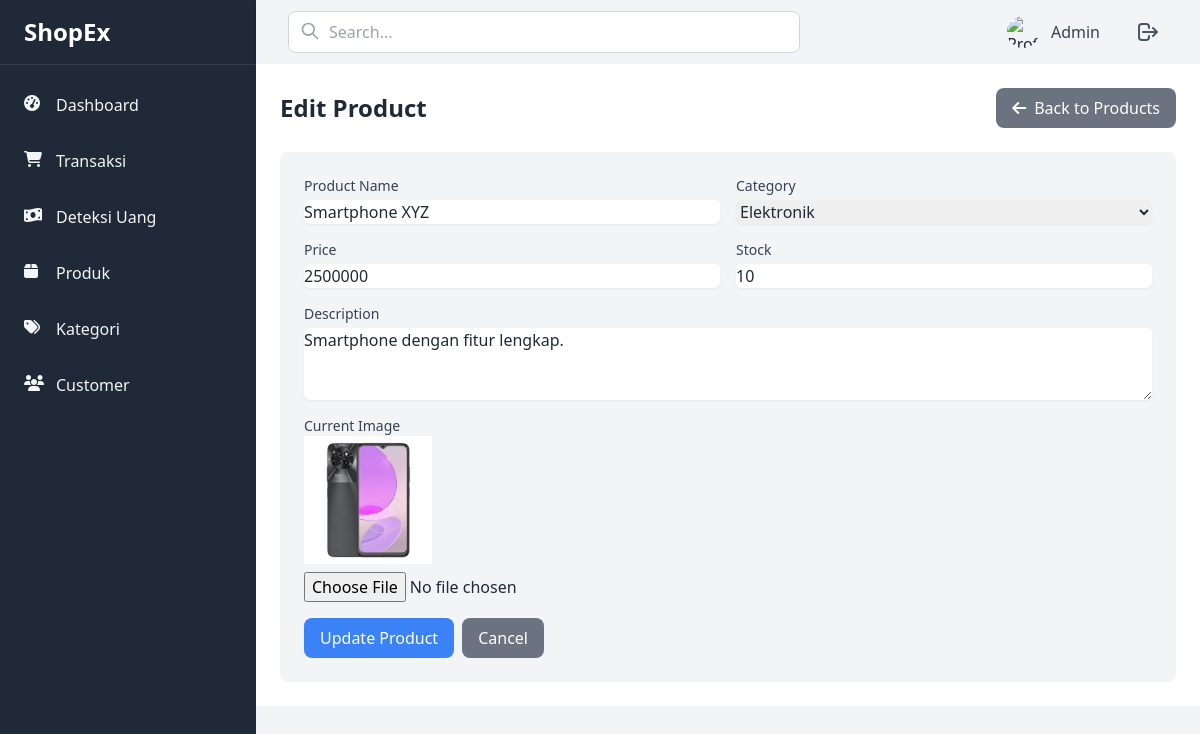
Screenshot of /admin/edit_product.php?id=1 with the database file from the repository.
### tables this page shows
CREATE TABLE IF NOT EXISTS `products` (
  `id` int NOT NULL AUTO_INCREMENT,
  `name` varchar(150) NOT NULL,
  `price` int NOT NULL,
  `stock` int NOT NULL DEFAULT '0',
  `description` text,
  `image` varchar(255) DEFAULT NULL,
  `category_id` int DEFAULT NULL,
  `created_at` timestamp NULL DEFAULT CURRENT_TIMESTAMP,
  PRIMARY KEY (`id`),
  KEY `category_id` (`category_id`),
  CONSTRAINT `products_ibfk_1` FOREIGN KEY (`category_id`) REFERENCES `categories` (`id`)
);

### admin/edit_product.php (the view, shortened to what this page needs)
<?php
require_once '../backend/conn.php';
$id = intval($_GET['id']);
$sql = "SELECT * FROM products WHERE id = $id";
$result = $conn->query($sql);
$product = $result->fetch_assoc();
?>
<!DOCTYPE html>
<html lang="en">
<head>
    <script src="https://cdn.tailwindcss.com"></script>
    <link rel="stylesheet" href="https://cdnjs.cloudflare.com/ajax/libs/font-awesome/6.7.2/css/all.min.css">
</head>
<body class="bg-gray-100 text-gray-800 h-screen">
    <main class="flex mx-auto h-[calc(100vh)]">
        <div class="w-64 min-h-screen bg-gray-800">
            <?php include 'partials/sidebar.php'; ?>
        </div>
        <div class="flex-1">
            <?php include 'partials/header.php'; ?>
            <div class="flex-1 bg-white p-6">
                <div class="flex justify-between items-center mb-6">
                    <h1 class="text-2xl font-bold">Edit Product</h1>
                    <a href="produk.php" class="bg-gray-500 hover:bg-gray-600 text-white px-4 py-2 rounded-lg">
                        <i class="fas fa-arrow-left mr-2"></i>Back to Products
                    </a>
                </div>
                <form action="backend/action_edit_product.php" method="POST" enctype="multipart/form-data" class="grid grid-cols-2 gap-4 bg-gray-100 p-6 rounded-lg">
                    <div class="col-span-1">
                        <label class="block text-sm font-medium text-gray-700">Product Name</label>
                        <input type="text" name="name" required value="<?php echo htmlspecialchars($product['name']); ?>" class="mt-1 block w-full rounded-md border-gray-300 shadow-sm focus:border-blue-500 focus:ring-blue-500">
                    </div>
                    <div class="col-span-1">
                        <label class="block text-sm font-medium text-gray-700">Category</label>
                        <select name="category_id" required class="mt-1 block w-full rounded-md border-gray-300 shadow-sm focus:border-blue-500 focus:ring-blue-500">
                            <?php
                            $cat_sql = "SELECT * FROM categories";
                            $cat_result = $conn->query($cat_sql);
                            while ($cat = $cat_result->fetch_assoc()) {
                                $selected = ($cat['id'] == $product['category_id']) ? 'selected' : '';
                                echo "<option value='{$cat['id']}' $selected>{$cat['name']}</option>";
                            }
                            ?>
                        </select>
                    </div>
                    <div class="col-span-1">
                        <label class="block text-sm font-medium text-gray-700">Price</label>
                        <input type="number" step="0.01" name="price" required value="<?php echo $product['price']; ?>" class="mt-1 block w-full rounded-md border-gray-300 shadow-sm focus:border-blue-500 focus:ring-blue-500">
                    </div>
                    <div class="col-span-1">
                        <label class="block text-sm font-medium text-gray-700">Stock</label>
                        <input type="number" name="stock" required value="<?php echo $product['stock']; ?>" class="mt-1 block w-full rounded-md border-gray-300 shadow-sm focus:border-blue-500 focus:ring-blue-500">
                    </div>
                    <div class="col-span-2">
                        <label class="block text-sm font-medium text-gray-700">Description</label>
                        <textarea name="description" rows="3" class="mt-1 block w-full rounded-md border-gray-300 shadow-sm focus:border-blue-500 focus:ring-blue-500"><?php echo htmlspecialchars($product['description']); ?></textarea>
                    </div>
                    <div class="col-span-2">
                        <label class="block text-sm font-medium text-gray-700">Current Image</label>
                        <?php if (!empty($product['image'])): ?>
                            <img src="../uploads/<?php echo $product['image']; ?>" alt="Current Image" class="w-32 h-auto mb-2">
                        <?php else: ?>
                            <p class="text-sm italic text-gray-500">No image uploaded.</p>
                        <?php endif; ?>
                        <input type="file" name="image" accept="image/*" class="mt-1 block w-full">
                    </div>
                    <div class="col-span-2 flex gap-2">
                        <button type="submit" class="bg-blue-500 hover:bg-blue-600 text-white px-4 py-2 rounded-lg">Update Product</button>
                        <a href="produk.php" class="bg-gray-500 hover:bg-gray-600 text-white px-4 py-2 rounded-lg">Cancel</a>
                    </div>
                </form>
            </div>
        </div>
    </main>
</body>
</html>

### rows the page displays
products: name "Smartphone XYZ", price "2500000", stock "10", description "Smartphone dengan fitur lengkap.", image (picture)

### other values shown
$_SESSION['admin_name'] "Admin"
form field category_id "Elektronik"
